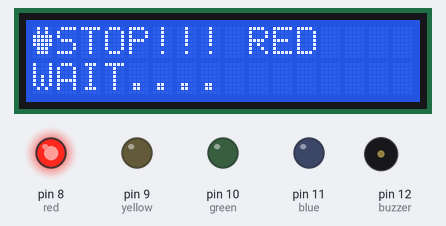
Simulated run of this sketch. Board: Arduino Uno, built with avr-gcc and run on an emulated ATmega328P. Shown: 16×2 character LCD, output pins drawn as LEDs (lit = HIGH), buzzer (waves = sounding).

Above: at 0.2 s.
At 6.7 s:
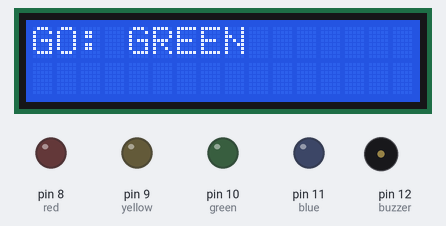
At 12.2 s:
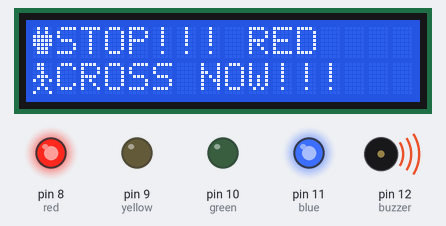
At 13.8 s:
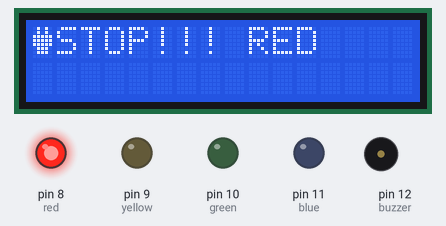
At 15.3 s:
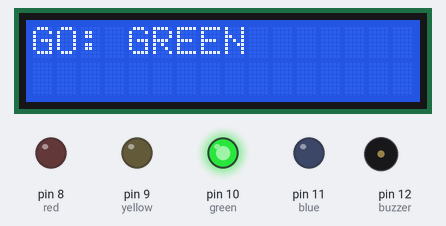
At 33.4 s:
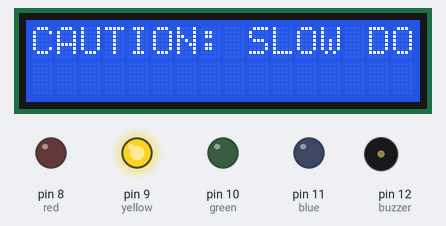
Timing chart, 0 to 40.0 s (numbered marks = the images above):
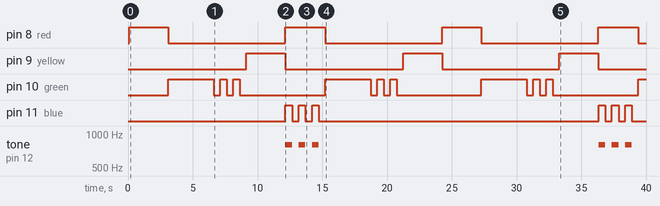

Measured:
- by itself, pin 8 (red): alternates HIGH for 3.1 s and LOW for 9.0 s
- by itself, pin 9 (yellow): alternates HIGH for 3.0 s and LOW for 9.1 s
- by itself, pin 10 (green): repeats every 12.1 s: 2 × (LOW 0.50 s, HIGH 0.50 s), LOW 6.6 s, HIGH 3.5 s
- by itself, pin 11 (blue): LOW → HIGH at 12.2 s, → LOW 0.52 s later, → HIGH 0.51 s later, → LOW 0.52 s later, … (12 changes in this stretch)
- by itself, tone on pin 12 (buzzer): plays 800 Hz for 0.52 s, 800 Hz for 0.52 s, 800 Hz for 0.52 s, 800 Hz for 0.52 s, 800 Hz for 0.52 s, 800 Hz for 0.52 s
- what the display in image 1 shows lasts 6.0 s, from 3.1 s to 9.1 s
- what the display in image 2 shows lasts 0.5 s, from 12.2 s to 12.7 s

The sketch:

Traffic.ino
```cpp
#include <Wire.h>
#include <LiquidCrystal_I2C.h>
/*Traffic Control System for Road & Pedestrian crossing safety
* Created by : Anurag Saha
*/
LiquidCrystal_I2C lcd(0x27,16,2);
byte man[8] = {0b01100,0b01100,0b00100,0b01110,0b10101,0b00100,0b01010,0b10001}; //pixel map i made from bit mapping
byte hand[8]   = {0b01010,0b01010,0b11111,0b11111,0b11111,0b01110,0b01110,0b00000}; //pixel map i made from bit mapping
const int red = 8; //pins on breadboard
const int yellow = 9;//pins on breadboard
const int green = 10;//pins on breadboard
const int blue = 11; //pedestrian light
const int buzzer = 12 ;//speaker

const int glow_time = 3000; //light will glow for 1 sec
const int blink_time = 500; //green is going to blink for 0.5 sec each
int loop_number = 0; //no. of times of loop

void setup() //setup first time
{  pinMode(red, OUTPUT);
  pinMode(yellow, OUTPUT);
  pinMode(green, OUTPUT);
  pinMode(blue, OUTPUT);
  pinMode(buzzer, OUTPUT);


  lcd.init(); //turns led on
lcd.backlight(); //turns led background light on
lcd.createChar(0,man); //saves icon into CGRAM or the led's brain
lcd.createChar(1,hand); //saves icon into CGRAM or the led's brain


  digitalWrite(red, LOW); //off
  digitalWrite(yellow, LOW);//off
  digitalWrite(green, LOW); }//off

void loop() //pattern continues
{
     //red light time

digitalWrite(red, HIGH);//red is on (stop)
 lcd.clear(); //clears everything
 lcd.write(1); //shows the stop hand
  lcd.print("STOP!!! RED"); //stays at top

  loop_number++;

         //blue pedestrian light time

 if (loop_number >=2) {//happens every 2 loops
   //when cars stop at 2nd red light, pedestrians cross
   for (int b=0; b<3; b++) //3 times
    { lcd.setCursor(0,1);
   lcd.write(0); //shows man
    lcd.print("CROSS NOW!!!");

digitalWrite(blue,HIGH); //light glows
 tone(buzzer,800); //going to beep at 1500 hz
 delay(500);

  lcd.setCursor (0,1); //erases only bottom row so man blinks and stop hand remains
   lcd.print("                "); //16 speaces to wipe out bottom line completely

 digitalWrite(blue,LOW);//doesnt glow
 noTone(buzzer); //sound stops
 delay(500); }
  loop_number=0; //resets the loop count so it doesnt buzz again for another 2 cycles
   }
 else{
  lcd.setCursor(0,1);
  lcd.print("WAIT....");
  delay(glow_time);} //stay red for normal stated time
  digitalWrite(red, LOW);//red is off

         //green light time

  digitalWrite(green, HIGH);//green is on (go)
 lcd.clear();
 lcd.print("GO: GREEN");
  delay(glow_time);
  digitalWrite(green, LOW); //green is off

         //green warning time

  for (int i = 0; i < 3; i++) //warning phase for vehicles
    { digitalWrite(green, HIGH);
    delay(blink_time); //green led is off for some time
    digitalWrite(green, LOW);
    delay(blink_time); } //green is off for some time

       //yellow light time

  digitalWrite(yellow, HIGH);//yellow is on (slow down)
 lcd.clear();
 lcd.print("CAUTION: SLOW DOWN");
  delay(glow_time);
  digitalWrite(yellow, LOW); }//yellow is off
```
